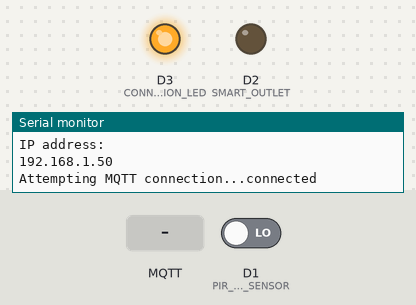
A sketch run on a simulated ESP8266 (NodeMCU). Parts: output pins drawn as LEDs (lit = HIGH), the last lines printed to the serial monitor. The inputs (shaded band) are chosen by the test bench; at power-on: D1 (PIR_MOTION_SENSOR) LOW. WiFi joins after 1.5 s; servers stay silent unless stated; EEPROM starts erased; no MQTT or app messages arrive unless stated.

Above: at 2.7 s.
2.8 s: MQTT message "1" arrives on the first subscribed topic
At 3.6 s:
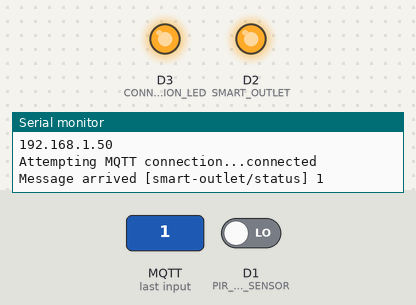
4.4 s: MQTT message "0" arrives on the first subscribed topic
At 4.9 s:
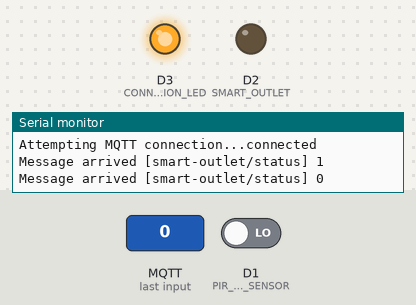
6.0 s: D1 (PIR_MOTION_SENSOR) driven HIGH
At 7.4 s:
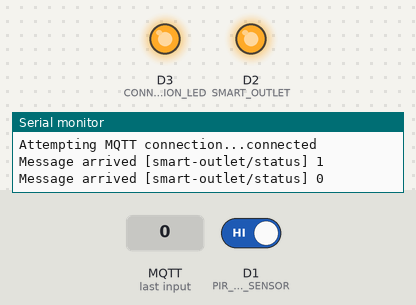
Timing chart, 0 to 9.0 s (numbered marks = the images above; inputs shaded):
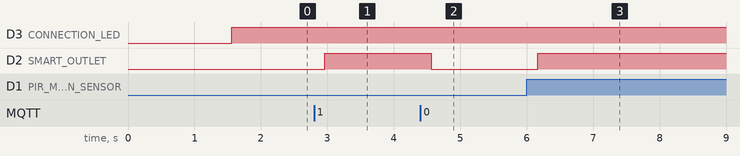

Measured:
- after the input at 2.8 s, D2 (SMART_OUTLET): LOW → HIGH after 0.16 s
- after the input at 4.4 s, D2 (SMART_OUTLET): HIGH → LOW after 0.17 s
- after the input at 6.0 s, D2 (SMART_OUTLET): LOW → HIGH after 0.17 s

The sketch:

mqttledcontrol.ino
```cpp
#include <ESP8266WiFi.h>
#include <WiFiManager.h>
#include <PubSubClient.h>
#include <EEPROM.h>

// Define the pins for the PIR motion sensor and the smart outlet
#define PIR_MOTION_SENSOR D1
#define SMART_OUTLET D2
#define CONNECTION_LED D3

WiFiClient espClient;
PubSubClient client(espClient);

// Variables to store MQTT server address
char mqtt_server[40] = "";

// Variables to track the current state
bool mqttControlled = false;
bool motionDetected = false;

// EEPROM addresses
#define EEPROM_MQTT_SERVER_START 0
#define EEPROM_MQTT_SERVER_SIZE 40

void saveConfig() {
  for (int i = 0; i < EEPROM_MQTT_SERVER_SIZE; i++) {
    EEPROM.write(EEPROM_MQTT_SERVER_START + i, mqtt_server[i]);
  }
  EEPROM.commit();
}

void loadConfig() {
  for (int i = 0; i < EEPROM_MQTT_SERVER_SIZE; i++) {
    mqtt_server[i] = EEPROM.read(EEPROM_MQTT_SERVER_START + i);
  }
  // Check if the first character is not a valid ASCII character (not printable)
  if (mqtt_server[0] < 32 || mqtt_server[0] > 126) {
    strcpy(mqtt_server, ""); // Set to empty string if not valid
  }
}

void setup_wifi() {
  // Local initialization. Once its business is done, there is no need to keep it around
  WiFiManager wifiManager;

  // Uncomment to reset saved WiFi credentials
  wifiManager.resetSettings();

  // Set a custom hostname (optional)
  wifiManager.setHostname("NodeMCU");

  // Create a custom parameter for the MQTT server
  WiFiManagerParameter custom_mqtt_server("server", "MQTT Server", mqtt_server, EEPROM_MQTT_SERVER_SIZE);

  // Add custom parameters to WiFiManager
  wifiManager.addParameter(&custom_mqtt_server);

  // Automatically connect using saved credentials or begin configuration portal if none are saved
  if (!wifiManager.autoConnect("AutoConnectAP")) {
    Serial.println("Failed to connect and hit timeout");
    delay(3000);
    // Reset and try again, or maybe put it to deep sleep
    ESP.reset();
    delay(5000);
  }

  // If you get here you have connected to the WiFi
  Serial.println("WiFi connected");
  Serial.println("IP address: ");
  Serial.println(WiFi.localIP());

  // Save the custom MQTT server parameter
  strcpy(mqtt_server, custom_mqtt_server.getValue());
  saveConfig();
}

void reconnect() {
  // Loop until we're reconnected
  while (!client.connected()) {
    Serial.print("Attempting MQTT connection...");
    // Attempt to connect
    if (client.connect("NodeMCUClient")) {
      Serial.println("connected");
      // Once connected, publish an announcement...
      client.publish("OUTTopic", "hello world");
      // ... and resubscribe
      client.subscribe("smart-outlet/status");
      // Indication with LED on
      digitalWrite(CONNECTION_LED, HIGH);
    } else {
      Serial.print("failed, rc=");
      Serial.print(client.state());
      // Indication with LED off
      digitalWrite(CONNECTION_LED, LOW);
      Serial.println(" try again in 5 seconds");
      // Wait 5 seconds before retrying
      delay(5000);
    }
  }
}

// Callback function for when a PUBLISH message is received
void onMessage(char* topic, uint8_t* payload, unsigned int length) {
  String message;
  for (unsigned int i = 0; i < length; i++) {
    message += (char)payload[i];
  }
  Serial.print("Message arrived [");
  Serial.print(topic);
  Serial.print("] ");
  Serial.println(message);

  // Control the smart outlet based on the message received
  if (message == "1") {
    mqttControlled = true;
    digitalWrite(SMART_OUTLET, HIGH); // Turn the smart outlet on
  } else if (message == "0") {
    mqttControlled = false;
    digitalWrite(SMART_OUTLET, LOW); // Turn the smart outlet off
  } else if (message == "request") {
    // Publish the current smart outlet state
    if (digitalRead(SMART_OUTLET) == HIGH) {
      client.publish("smart-outlet/status", "1");
    } else {
      client.publish("smart-outlet/status", "0");
    }
  }
}

void setup() {
  Serial.begin(115200);

  // Initialize EEPROM
  EEPROM.begin(512);

  // Load the MQTT server address from EEPROM
  loadConfig();

  setup_wifi();
  client.setServer(mqtt_server, 1883);

  // Set the callback function for receiving messages
  client.setCallback(onMessage);

  // Initialize the smart outlet and motion sensor pins as an output and input respectively
  pinMode(SMART_OUTLET, OUTPUT);
  pinMode(CONNECTION_LED, OUTPUT);
  pinMode(PIR_MOTION_SENSOR, INPUT);
}

void loop() {
  if (!client.connected()) {
    reconnect();
  }
  client.loop();

  // Check the state of the motion sensor
  bool currentMotion = digitalRead(PIR_MOTION_SENSOR);

  // Only update the smart outlet state based on motion if it's not controlled by MQTT
  if (!mqttControlled) {
    if (currentMotion != motionDetected) {
      motionDetected = currentMotion;
      if (motionDetected) {
        digitalWrite(SMART_OUTLET, HIGH); // Turn the smart outlet on
        client.publish("smart-outlet/status", "1");
      } else {
        digitalWrite(SMART_OUTLET, LOW); // Turn the smart outlet off
        client.publish("smart-outlet/status", "0");
      }
    }
  }

  delay(200);
}
```
